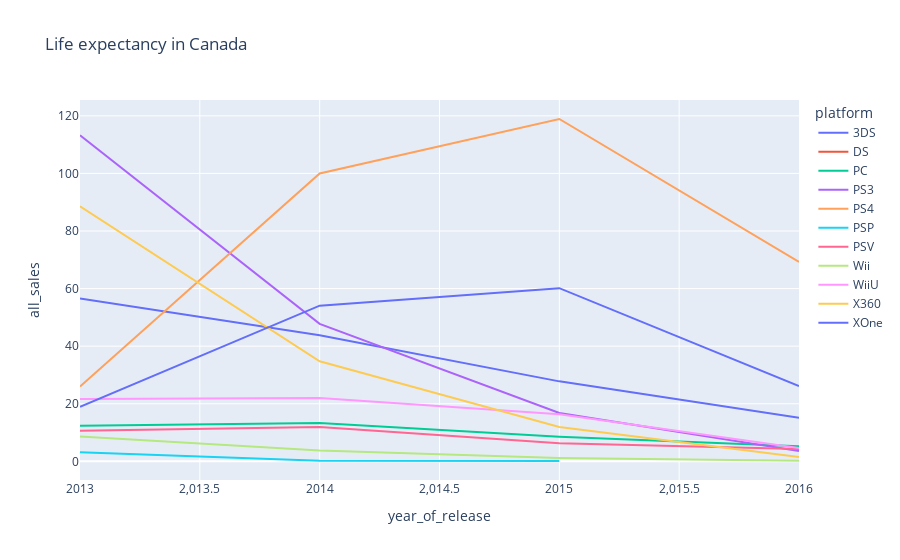

The notebook cell saved with this chart:
### Code cell
px.line(sales_by_platform_from2013, 
        x="year_of_release", 
        y='all_sales', 
        color='platform', 
        title='Life expectancy in Canada')

### Figure 1 — Plotly figure (JSON) as saved in the notebook; plotly's stock layout.template omitted (floating-point values rounded to 4 significant figures)
{"data": [{"hovertemplate": "platform=3DS<br>year_of_release=%{x}<br>all_sales=%{y}<extra></extra>", "legendgroup": "3DS", "line": {"color": "#636efa", "dash": "solid"}, "marker": {"symbol": "circle"}, "mode": "lines", "name": "3DS", "orientation": "v", "showlegend": true, "type": "scatter", "x": [2013, 2014, 2015, 2016], "xaxis": "x", "y": [56.57, 43.76, 27.78, 15.14], "yaxis": "y"}, {"hovertemplate": "platform=DS<br>year_of_release=%{x}<br>all_sales=%{y}<extra></extra>", "legendgroup": "DS", "line": {"color": "#EF553B", "dash": "solid"}, "marker": {"symbol": "circle"}, "mode": "lines", "name": "DS", "orientation": "v", "showlegend": true, "type": "scatter", "x": [2013], "xaxis": "x", "y": [1.54], "yaxis": "y"}, {"hovertemplate": "platform=PC<br>year_of_release=%{x}<br>all_sales=%{y}<extra></extra>", "legendgroup": "PC", "line": {"color": "#00cc96", "dash": "solid"}, "marker": {"symbol": "circle"}, "mode": "lines", "name": "PC", "orientation": "v", "showlegend": true, "type": "scatter", "x": [2013, 2014, 2015, 2016], "xaxis": "x", "y": [12.38, 13.28, 8.52, 5.25], "yaxis": "y"}, {"hovertemplate": "platform=PS3<br>year_of_release=%{x}<br>all_sales=%{y}<extra></extra>", "legendgroup": "PS3", "line": {"color": "#ab63fa", "dash": "solid"}, "marker": {"symbol": "circle"}, "mode": "lines", "name": "PS3", "orientation": "v", "showlegend": true, "type": "scatter", "x": [2013, 2014, 2015, 2016], "xaxis": "x", "y": [113.2, 47.76, 16.82, 3.6], "yaxis": "y"}, {"hovertemplate": "platform=PS4<br>year_of_release=%{x}<br>all_sales=%{y}<extra></extra>", "legendgroup": "PS4", "line": {"color": "#FFA15A", "dash": "solid"}, "marker": {"symbol": "circle"}, "mode": "lines", "name": "PS4", "orientation": "v", "showlegend": true, "type": "scatter", "x": [2013, 2014, 2015, 2016], "xaxis": "x", "y": [25.99, 100, 118.9, 69.25], "yaxis": "y"}, {"hovertemplate": "platform=PSP<br>year_of_release=%{x}<br>all_sales=%{y}<extra></extra>", "legendgroup": "PSP", "line": {"color": "#19d3f3", "dash": "solid"}, "marker": {"symbol": "circle"}, "mode": "lines", "name": "PSP", "orientation": "v", "showlegend": true, "type": "scatter", "x": [2013, 2014, 2015], "xaxis": "x", "y": [3.14, 0.24, 0.12], "yaxis": "y"}, {"hovertemplate": "platform=PSV<br>year_of_release=%{x}<br>all_sales=%{y}<extra></extra>", "legendgroup": "PSV", "line": {"color": "#FF6692", "dash": "solid"}, "marker": {"symbol": "circle"}, "mode": "lines", "name": "PSV", "orientation": "v", "showlegend": true, "type": "scatter", "x": [2013, 2014, 2015, 2016], "xaxis": "x", "y": [10.59, 11.9, 6.25, 4.25], "yaxis": "y"}, {"hovertemplate": "platform=Wii<br>year_of_release=%{x}<br>all_sales=%{y}<extra></extra>", "legendgroup": "Wii", "line": {"color": "#B6E880", "dash": "solid"}, "marker": {"symbol": "circle"}, "mode": "lines", "name": "Wii", "orientation": "v", "showlegend": true, "type": "scatter", "x": [2013, 2014, 2015, 2016], "xaxis": "x", "y": [8.59, 3.75, 1.14, 0.18], "yaxis": "y"}, {"hovertemplate": "platform=WiiU<br>year_of_release=%{x}<br>all_sales=%{y}<extra></extra>", "legendgroup": "WiiU", "line": {"color": "#FF97FF", "dash": "solid"}, "marker": {"symbol": "circle"}, "mode": "lines", "name": "WiiU", "orientation": "v", "showlegend": true, "type": "scatter", "x": [2013, 2014, 2015, 2016], "xaxis": "x", "y": [21.65, 22.03, 16.35, 4.6], "yaxis": "y"}, {"hovertemplate": "platform=X360<br>year_of_release=%{x}<br>all_sales=%{y}<extra></extra>", "legendgroup": "X360", "line": {"color": "#FECB52", "dash": "solid"}, "marker": {"symbol": "circle"}, "mode": "lines", "name": "X360", "orientation": "v", "showlegend": true, "type": "scatter", "x": [2013, 2014, 2015, 2016], "xaxis": "x", "y": [88.58, 34.74, 11.96, 1.52], "yaxis": "y"}, {"hovertemplate": "platform=XOne<br>year_of_release=%{x}<br>all_sales=%{y}<extra></extra>", "legendgroup": "XOne", "line": {"color": "#636efa", "dash": "solid"}, "marker": {"symbol": "circle"}, "mode": "lines", "name": "XOne", "orientation": "v", "showlegend": true, "type": "scatter", "x": [2013, 2014, 2015, 2016], "xaxis": "x", "y": [18.96, 54.07, 60.14, 26.15], "yaxis": "y"}], "layout": {"legend": {"title": {"text": "platform"}, "tracegroupgap": 0}, "title": {"text": "Life expectancy in Canada"}, "xaxis": {"anchor": "y", "domain": [0, 1], "title": {"text": "year_of_release"}}, "yaxis": {"anchor": "x", "domain": [0, 1], "title": {"text": "all_sales"}}}}
